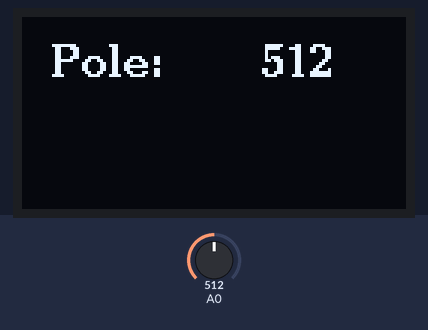
Bench run of a sketch on a simulated Arduino Uno, built with avr-gcc and run on an emulated ATmega328P. Parts: 128×64 one-colour display. The inputs (shaded band) are chosen by the test bench; at power-on: A0 = 512.

Above: at 1.2 s.
1.3 s: A0 set to 716
At 2.3 s:
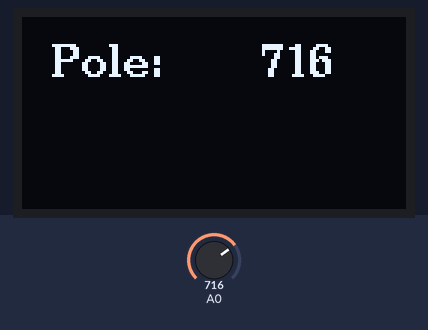
2.9 s: A0 set to 900
At 3.9 s:
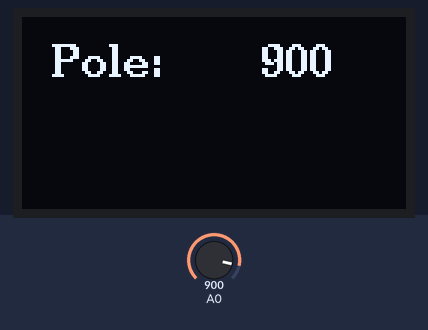
4.5 s: A0 set to 1023
At 5.9 s:
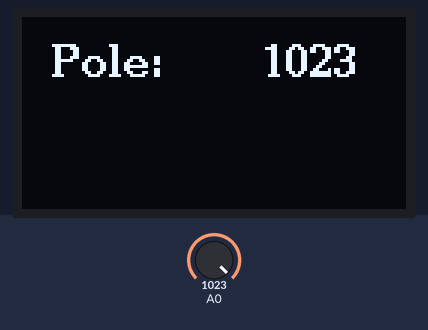
Timing chart, 0 to 7.5 s (numbered marks = the images above; inputs shaded):
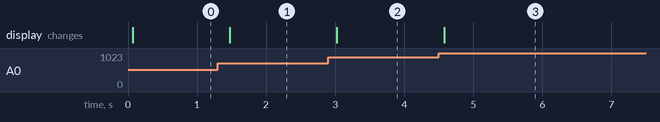

Measured:
- after the input at 1.3 s, the display: changes after 0.18 s (image 1)
- after the input at 2.9 s, the display: changes after 0.12 s (image 2)
- after the input at 4.5 s, the display: changes after 0.08 s (image 3)

The sketch:

wykrywacz_em.ino
```cpp
#include <U8g2lib.h>
U8G2_SH1106_128X64_NONAME_F_HW_I2C u8g2(U8G2_R0);//for Wemos: D2(SDA),  D1(SCL);

int value = 0;
char b[5];
char count[5];

String str;

void setup() {
  // Serial.begin(9600);
   u8g2.begin();
}

void loop() {
  int pos;
  value = analogRead(A0);
  // Serial.println(value);
  str=String(value);
  str.toCharArray(b,5);
  u8g2.firstPage();
  do {
      //keep this the same as it pages through the data generating the screen
      u8g2.setFont(u8g2_font_ncenB10_tr);
      u8g2.drawStr(10,20,"Pole:");
      u8g2.drawStr(80,20,b);
    } while ( u8g2.nextPage() );
  delay(100);
}
```
